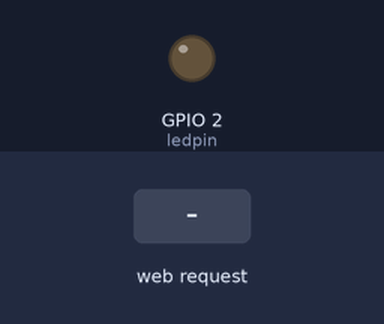
A sketch run on a simulated ESP32. On the bench: output pins drawn as LEDs (lit = HIGH). The test bench sets the inputs (shaded band). WiFi joins after 1.5 s; servers stay silent unless stated; what the sketch prints to the serial monitor is not drawn.

Above: at 2.7 s.
2.8 s: HTTP request GET /H received
At 3.7 s:
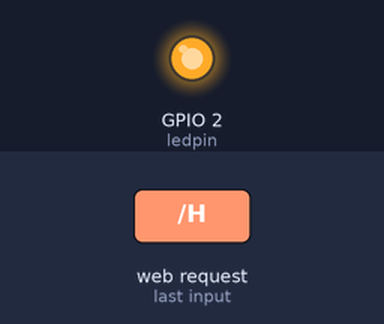
4.3 s: HTTP request GET /L received
At 4.9 s:
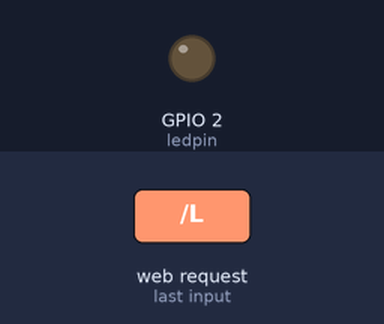
Timing chart, 0 to 7.3 s (numbered marks = the images above; inputs shaded):
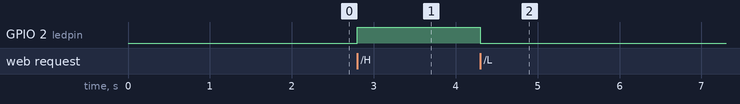

The sketch:

SimpleWiFiServer_ESP32S.ino
```cpp
/*
 這段程式碼已經加上了詳細的註解，
 解釋了每個部分的功能以及如何使用。
 程式可以通過網頁控制連接到ESP32的LED燈的開關狀態
*/
/*
 WiFi Web Server LED Blink

 A simple web server that lets you blink an LED via the web.
 This sketch will print the IP address of your WiFi Shield (once connected)
 to the Serial monitor. From there, you can open that address in a web browser
 to turn on and off the LED on pin 5.

 If the IP address of your shield is yourAddress:
 http://yourAddress/H turns the LED on
 http://yourAddress/L turns it off

 This example is written for a network using WPA encryption. For
 WEP or WPA, change the Wifi.begin() call accordingly.

 Circuit:
 * WiFi shield attached
 * LED attached to pin 2 (adjust ledpin if different)

 created for Arduino 25 Nov 2012
 by Tom Igoe

 ported for SparkFun ESP32
 31 Jan 2017 by Jan Hendrik Berlin
 */

#include <WiFi.h> // Include the WiFi library
#define ledpin 2 // Define the pin for the LED
const char* ssid = "NUKIOT"; // WiFi network name (SSID)
const char* password = "iot12345"; // WiFi password

WiFiServer server(80); // Create a server at port 80 (HTTP)

void setup() {
    Serial.begin(9600); // Start serial communication at 9600 baud rate
    pinMode(ledpin, OUTPUT); // Set the LED pin mode as output

    delay(10);

    // Connect to WiFi network
    Serial.println();
    Serial.println();
    Serial.print("Connecting to ");
    Serial.println(ssid);

    WiFi.begin(ssid, password); // Connect to WiFi network using provided SSID and password

    while (WiFi.status() != WL_CONNECTED) { // Wait until connected
        delay(500);
        Serial.print(".");
    }

    Serial.println("");
    Serial.println("WiFi connected."); // WiFi connected successfully
    Serial.println("IP address: ");
    Serial.println(WiFi.localIP()); // Print IP address assigned to the ESP32

    server.begin(); // Start the server
}

void loop() {
    WiFiClient client = server.available(); // Check if a client has connected

    if (client) { // If a client has connected
        Serial.println("New Client."); // Print a message indicating a new client connection
        String currentLine = ""; // String to hold incoming data from the client

        while (client.connected())
        { // Loop while the client is connected
            if (client.available())
            { // If there's data available from the client
                char c = client.read(); // Read a byte from the client
                Serial.write(c); // Print the byte to the serial monitor

                if (c == '\n')
                { // If the byte is a newline character
                    // Check if the current line is blank, indicating end of HTTP request
                    if (currentLine.length() == 0)
                    {
                        // HTTP headers start with response code and content type
                        client.println("HTTP/1.1 200 OK");
                        client.println("Content-type:text/html");
                        client.println();

                        // HTML content for controlling the LED
                        client.print("Click <a href=\"/H\">here</a> to turn the LED on pin 5 on.<br>");
                        client.print("Click <a href=\"/L\">here</a> to turn the LED on pin 5 off.<br>");

                        // Blank line to end the HTTP response
                        client.println();
                        break; // Exit the while loop
                    } else {
                        currentLine = ""; // Clear the current line
                    }
                } else if (c != '\r') { // If the byte is not a carriage return
                    currentLine += c; // Append the byte to the current line
                }

                // Check if the client request is "GET /H" or "GET /L"
                if (currentLine.endsWith("GET /H")) {
                    digitalWrite(ledpin, HIGH); // Turn the LED on
                }
                if (currentLine.endsWith("GET /L")) {
                    digitalWrite(ledpin, LOW); // Turn the LED off
                }
            }
        }
        client.stop(); // Close the connection with the client
        Serial.println("Client Disconnected."); // Print a message indicating client disconnection
    }
}
```

Measured:
- after the input at 2.8 s, GPIO 2 (ledpin): LOW → HIGH at once
- after the input at 4.3 s, GPIO 2 (ledpin): HIGH → LOW at once
